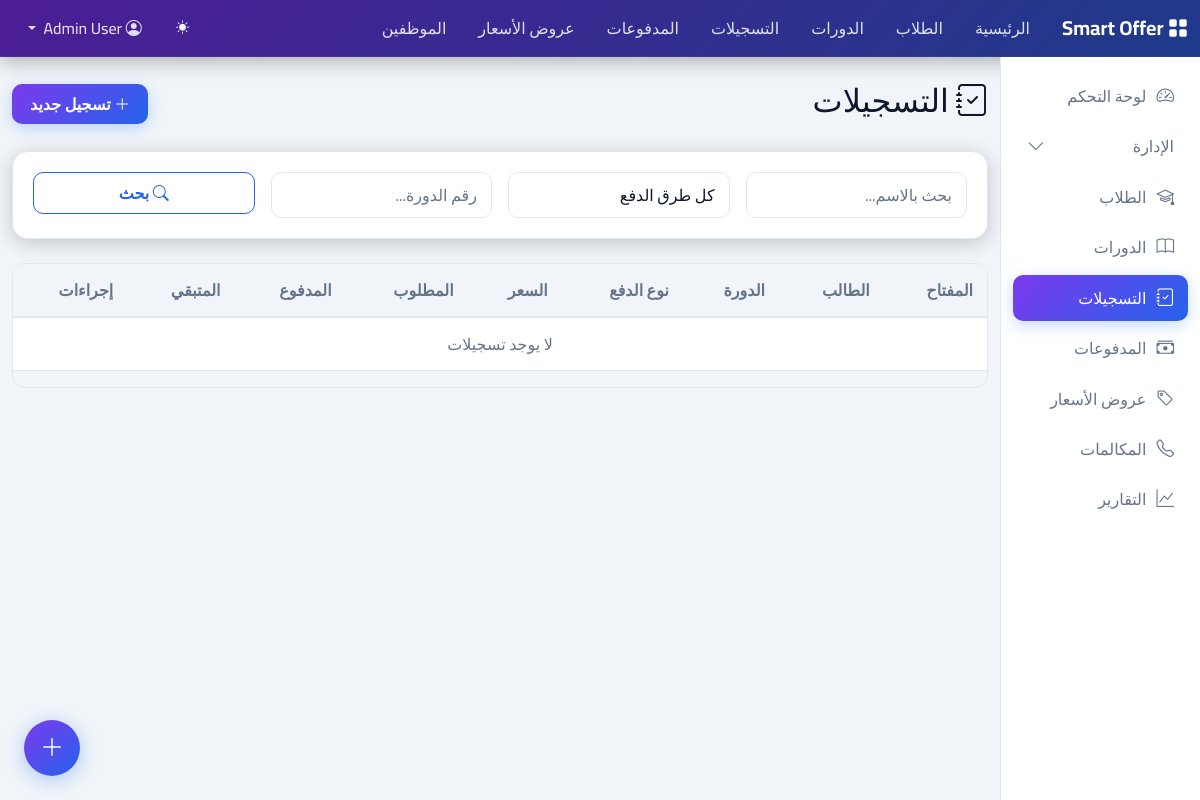
Page /registrations/ (signed in) on the earlier database version.
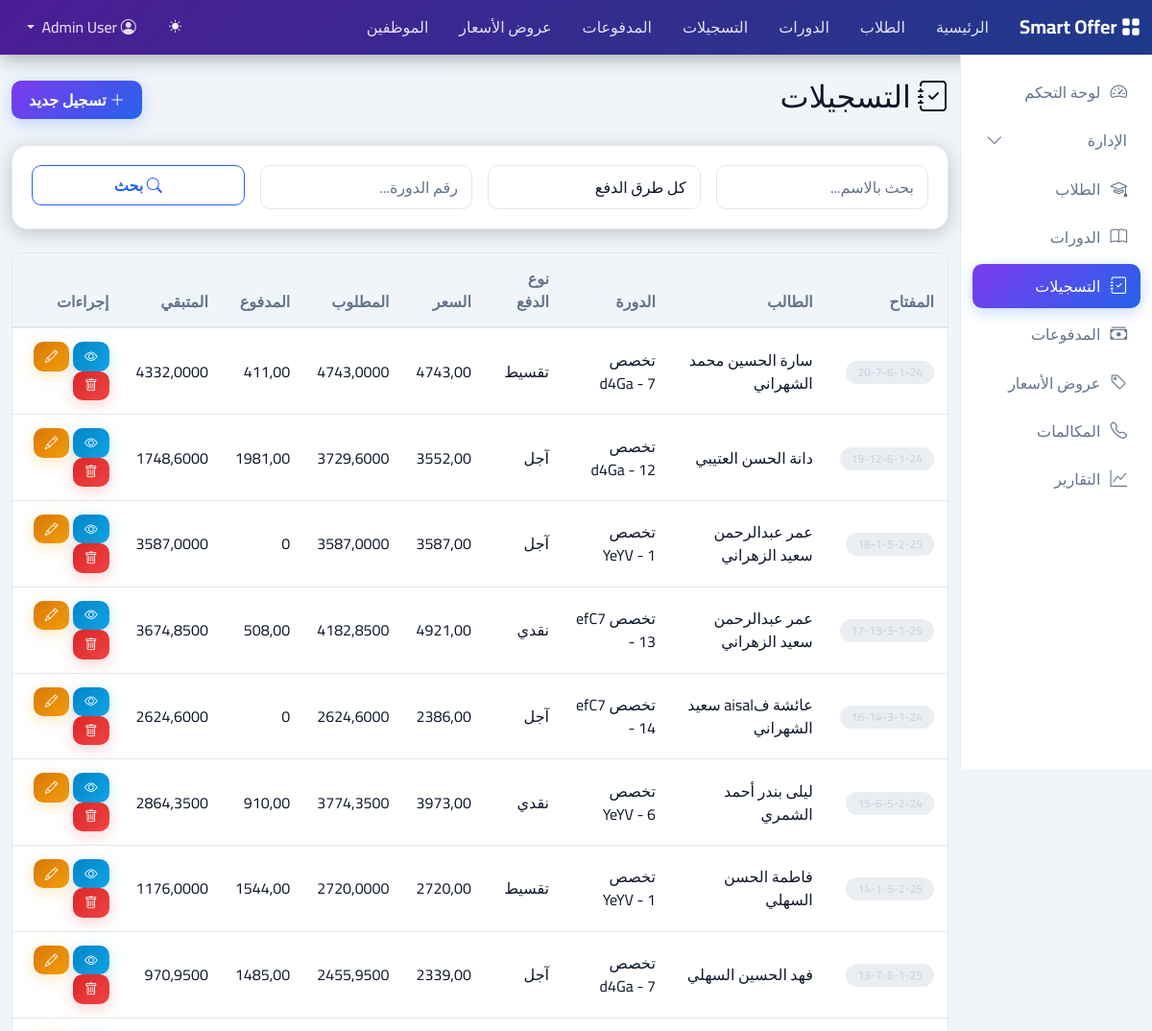
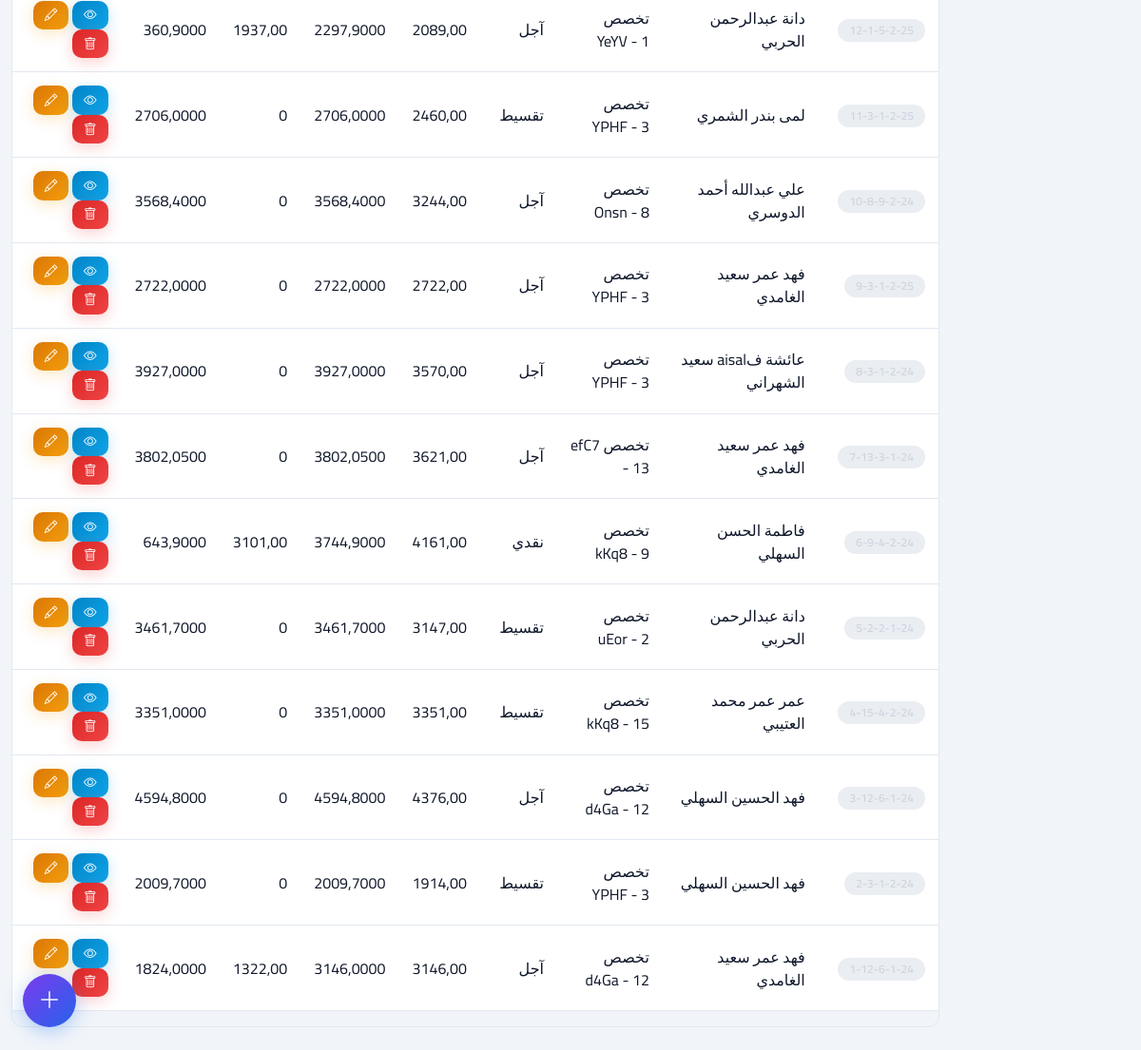
Same page on the later database version (2 pictures, top to bottom).
### registrations/models.py (models this page shows, shortened)
class Account(models.Model):
    PAYMENT_TYPE_CASH = 'نقدي'
    PAYMENT_TYPE_INSTALLMENT = 'تقسيط'
    PAYMENT_TYPE_CREDIT = 'آجل'
    PAYMENT_TYPE_CHOICES = [
        (PAYMENT_TYPE_CASH, 'نقدي'),
        (PAYMENT_TYPE_INSTALLMENT, 'تقسيط'),
        (PAYMENT_TYPE_CREDIT, 'آجل'),
    ]
    course = models.ForeignKey('courses.Course', on_delete=models.PROTECT, related_name='accounts', verbose_name='الدورة')
    student = models.ForeignKey('students.Student', on_delete=models.PROTECT, related_name='accounts', verbose_name='الطالب')
    code = models.PositiveIntegerField(db_index=True, verbose_name='الكود')
    register_date = models.DateTimeField(default=timezone.now, db_index=True, verbose_name='تاريخ التسجيل')
    course_payment_type = models.CharField(max_length=20, choices=PAYMENT_TYPE_CHOICES, default=PAYMENT_TYPE_CASH, db_index=True, verbose_name='نوع الدفع')
    course_price = models.DecimalField(max_digits=10, decimal_places=2, default=0, verbose_name='سعر الدورة')
    course_discount_amount = models.DecimalField(max_digits=10, decimal_places=2, default=0, verbose_name='قيمة الخصم')
    course_profit_amount = models.DecimalField(max_digits=10, decimal_places=2, default=0, verbose_name='نسبة الربح')
    course_credit_amount = models.DecimalField(max_digits=10, decimal_places=2, default=0, verbose_name='مبلغ الائتمان')
    note = models.TextField(blank=True, verbose_name='ملاحظات')
    last_person = models.ForeignKey('accounts.Person', on_delete=models.SET_NULL, null=True, blank=True, verbose_name='آخر تعديل')
    last_update = models.DateTimeField(auto_now=True, verbose_name='تاريخ التعديل')
    created_at = models.DateTimeField(auto_now_add=True)
    class Meta:
        verbose_name = 'تسجيل'
        verbose_name_plural = 'التسجيلات'
        ordering = ['-created_at']
        unique_together = ['course', 'code']
    def get_key_rtl(self):
        year_shortcut = str(self.register_date.year)[-2:]
        return f"{self.code}-{self.course.code}-{self.course.master.code}-{self.course.master.branch.code}-{year_shortcut}"
    def get_required_price(self):
        if self.course_payment_type == self.PAYMENT_TYPE_CASH:
            return self.course_price - (self.course_price * self.course_discount_amount / 100)
        else:
            return self.course_price + (self.course_price * self.course_profit_amount / 100)
    def get_paid_price(self):
        from finance.models import Payment
        return sum(
            (payment.amount_number for payment in self.payments.filter(type='ايرادات اساسية')),
            Decimal(0)
        )
    def get_remain_price(self):
        return self.get_required_price() - self.get_paid_price()

### courses/models.py (models this page shows, shortened)
class Course(models.Model):
    LEVEL_CHOICES = [
        ('مبتدئ', 'مبتدئ'),
        ('متوسط', 'متوسط'),
        ('متقدم', 'متقدم'),
        ('الكل', 'جميع المستويات'),
    ]
    master = models.ForeignKey(Master, on_delete=models.PROTECT, related_name='courses', verbose_name='التخصص')
    code = models.PositiveIntegerField(db_index=True, verbose_name='الكود')
    instructor = models.CharField(max_length=255, blank=True, db_index=True, verbose_name='المحاضر')
    company_name = models.CharField(max_length=255, blank=True, verbose_name='اسم الشركة')
    max_student_count = models.PositiveIntegerField(default=1, verbose_name='الحد الأقصى للطلاب')
    target_level = models.CharField(max_length=20, choices=LEVEL_CHOICES, default='الكل', db_index=True, verbose_name='المستوى المستهدف')
    start_date = models.DateField(null=True, blank=True, db_index=True, verbose_name='تاريخ البداية')
    end_date = models.DateField(null=True, blank=True, verbose_name='تاريخ النهاية')
    last_person = models.ForeignKey('accounts.Person', on_delete=models.SET_NULL, null=True, blank=True, verbose_name='آخر تعديل')
    last_update = models.DateTimeField(auto_now=True, verbose_name='تاريخ التعديل')
    created_at = models.DateTimeField(auto_now_add=True)
    class Meta:
        verbose_name = 'دورة'
        verbose_name_plural = 'الدورات'
        ordering = ['-created_at']
        unique_together = ['master', 'code']

class Master(models.Model):
    branch = models.ForeignKey('core.Branch', on_delete=models.PROTECT, related_name='masters', verbose_name='الفرع')
    master_category = models.ForeignKey('core.MasterCategory', on_delete=models.SET_NULL, null=True, blank=True, db_index=True, related_name='masters', verbose_name='التصنيف')
    code = models.PositiveIntegerField(db_index=True, verbose_name='الكود')
    name = models.CharField(max_length=255, db_index=True, verbose_name='اسم التخصص')
    period = models.CharField(max_length=100, blank=True, verbose_name='الفترة')
    last_person = models.ForeignKey('accounts.Person', on_delete=models.SET_NULL, null=True, blank=True, verbose_name='آخر تعديل')
    last_update = models.DateTimeField(auto_now=True, verbose_name='تاريخ التعديل')
    created_at = models.DateTimeField(auto_now_add=True)
    class Meta:
        verbose_name = 'تخصص'
        verbose_name_plural = 'التخصصات'
        ordering = ['-created_at']
        unique_together = ['branch', 'code']

### core/models.py (models this page shows, shortened)
class Branch(models.Model):
    company = models.ForeignKey(Company, on_delete=models.PROTECT, related_name='branches', verbose_name='الشركة')
    code = models.PositiveIntegerField(unique=True, verbose_name='الكود')
    name = models.CharField(max_length=255, verbose_name='اسم الفرع')
    sub_name = models.CharField(max_length=255, blank=True, verbose_name='الاسم الفرعي')
    address = models.TextField(blank=True, verbose_name='العنوان')
    phone1 = models.CharField(max_length=20, blank=True, verbose_name='التليفون 1')
    phone2 = models.CharField(max_length=20, blank=True, verbose_name='التليفون 2')
    postal_code = models.CharField(max_length=20, blank=True, verbose_name='الرقم البريدي')
    mobile = models.CharField(max_length=20, blank=True, verbose_name='المحمول')
    fax = models.CharField(max_length=20, blank=True, verbose_name='الفاكس')
    email = models.EmailField(blank=True, verbose_name='البريد الإلكتروني')
    website = models.URLField(blank=True, verbose_name='الموقع الإلكتروني')
    commercial_registration = models.CharField(max_length=50, blank=True, verbose_name='السجل التجاري')
    licence_code = models.CharField(max_length=50, blank=True, verbose_name='رقم الترخيص')
    tax_code = models.CharField(max_length=50, blank=True, verbose_name='الرقم الضريبي')
    logo = models.TextField(blank=True, verbose_name='الشعار (Base64)')
    created_at = models.DateTimeField(auto_now_add=True)
    updated_at = models.DateTimeField(auto_now=True)
    class Meta:
        verbose_name = 'فرع'
        verbose_name_plural = 'الفروع'
        ordering = ['code']

### students/models.py (models this page shows, shortened)
class Student(models.Model):
    LEVEL_CHOICES = [
        ('مبتدئ', 'مبتدئ'),
        ('متوسط', 'متوسط'),
        ('متقدم', 'متقدم'),
    ]
    CONTACT_CHOICES = [
        ('email', 'البريد الإلكتروني'),
        ('whatsapp', 'واتساب'),
        ('app', 'إشعار التطبيق'),
    ]
    contact = models.OneToOneField(Contact, on_delete=models.CASCADE, related_name='student', verbose_name='جهة الاتصال')
    level = models.CharField(max_length=20, choices=LEVEL_CHOICES, default='مبتدئ', db_index=True, verbose_name='المستوى')
    preferred_contact = models.CharField(max_length=20, choices=CONTACT_CHOICES, default='whatsapp', db_index=True, verbose_name='طريقة التواصل المفضلة')
    created_at = models.DateTimeField(auto_now_add=True)
    updated_at = models.DateTimeField(auto_now=True)
    class Meta:
        verbose_name = 'طالب'
        verbose_name_plural = 'الطلاب'
        ordering = ['-created_at']
    def get_full_name(self):
        return self.contact.get_full_name()

class Contact(models.Model):
    first_name = models.CharField(max_length=100, db_index=True, verbose_name='الاسم الأول')
    second_name = models.CharField(max_length=100, blank=True, verbose_name='الاسم الثاني')
    third_name = models.CharField(max_length=100, blank=True, verbose_name='الاسم الثالث')
    forth_name = models.CharField(max_length=100, db_index=True, verbose_name='الاسم الرابع')
    address = models.TextField(blank=True, verbose_name='العنوان')
    mobile = models.CharField(max_length=20, blank=True, db_index=True, verbose_name='المحمول')
    phone = models.CharField(max_length=20, blank=True, verbose_name='التليفون')
    nationality = models.CharField(max_length=100, blank=True, verbose_name='الجنسية')
    identity_number = models.CharField(max_length=50, blank=True, verbose_name='رقم الهوية')
    identity_location = models.CharField(max_length=255, blank=True, verbose_name='مكان إصدار الهوية')
    identity_start_date = models.DateField(null=True, blank=True, verbose_name='تاريخ إصدار الهوية')
    birth_date = models.DateField(null=True, blank=True, verbose_name='تاريخ الميلاد')
    birth_location = models.CharField(max_length=255, blank=True, verbose_name='مكان الميلاد')
    qualification = models.CharField(max_length=255, blank=True, verbose_name='المؤهل')
    photo = models.TextField(blank=True, verbose_name='الصورة (Base64)')
    created_at = models.DateTimeField(auto_now_add=True)
    updated_at = models.DateTimeField(auto_now=True)
    class Meta:
        verbose_name = 'جهة اتصال'
        verbose_name_plural = 'جهات الاتصال'
        ordering = ['-created_at']
    def get_full_name(self):
        names = [self.first_name, self.second_name, self.third_name, self.forth_name]
        return ' '.join(filter(None, names))

### finance/models.py (models this page shows, shortened)
class Payment(models.Model):
    PAYMENT_TYPE_MAIN = 'ايرادات اساسية'
    PAYMENT_TYPE_OTHER = 'ايرادات اخرى'
    PAYMENT_TYPE_CHOICES = [
        (PAYMENT_TYPE_MAIN, 'إيرادات أساسية'),
        (PAYMENT_TYPE_OTHER, 'إيرادات أخرى'),
    ]
    account = models.ForeignKey('registrations.Account', on_delete=models.PROTECT, related_name='payments', verbose_name='التسجيل')
    code = models.PositiveBigIntegerField(db_index=True, verbose_name='الكود')
    date = models.DateTimeField(default=timezone.now, db_index=True, verbose_name='التاريخ')
    amount_number = models.DecimalField(max_digits=10, decimal_places=2, verbose_name='المبلغ رقم')
    amount_string = models.CharField(max_length=500, blank=True, verbose_name='المبلغ حروف')
    type = models.CharField(max_length=50, choices=PAYMENT_TYPE_CHOICES, default=PAYMENT_TYPE_MAIN, db_index=True, verbose_name='النوع')
    payment_method = models.CharField(max_length=20, choices=PaymentMethod.choices, default=PaymentMethod.CASH, db_index=True, verbose_name='طريقة الدفع')
    payment_method_code = models.CharField(max_length=100, blank=True, verbose_name='كود الدفع')
    note = models.TextField(blank=True, verbose_name='ملاحظات')
    last_person = models.ForeignKey('accounts.Person', on_delete=models.SET_NULL, null=True, blank=True, verbose_name='آخر تعديل')
    last_update = models.DateTimeField(auto_now=True, verbose_name='تاريخ التعديل')
    created_at = models.DateTimeField(auto_now_add=True)
    class Meta:
        verbose_name = 'سند قبض'
        verbose_name_plural = 'سندات القبض'
        ordering = ['-created_at']

### registrations/views.py (the view)
# urls.py: path('registrations/', AccountListView.as_view(), name='registration-list'),
class AccountListView(LoginRequiredMixin, ListView):
    model = Account
    template_name = 'registrations/account_list.html'
    context_object_name = 'accounts'
    paginate_by = 20
    def get_queryset(self):
        queryset = Account.objects.select_related('student', 'course', 'course__master', 'last_person').all()
        search = self.request.GET.get('search')
        if search:
            queryset = queryset.filter(
                Q(student__contact__first_name__icontains=search) |
                Q(student__contact__forth_name__icontains=search)
            )
        course = self.request.GET.get('course')
        if course:
            queryset = queryset.filter(course_id=course)
        student = self.request.GET.get('student')
        if student:
            queryset = queryset.filter(student_id=student)
        payment_type = self.request.GET.get('payment_type')
        if payment_type:
            queryset = queryset.filter(course_payment_type=payment_type)
        return queryset

### accounts/models.py (called while the page is built)
    def get_full_name(self):
        return f"{self.first_name} {self.second_name} {self.third_name} {self.forth_name}".strip()

### registrations/templates/registrations/account_list.html (shortened to what this page needs)
{% extends 'base.html' %}
{% block content %}
<div class="d-flex justify-content-between align-items-center mb-4">
    <h2><i class="bi bi-journal-check"></i> التسجيلات</h2>
    <a href="{% url 'registration-create' %}" class="btn btn-primary"><i class="bi bi-plus-lg"></i> تسجيل جديد</a>
</div>
<div class="card mb-4">
    <div class="card-body">
        <form method="get" class="row g-3">
            <div class="col-md-3">
                <input type="text" name="search" class="form-control" placeholder="بحث بالاسم..." value="{{ request.GET.search|default:'' }}">
            </div>
            <div class="col-md-3">
                <select name="payment_type" class="form-select">
                    <option value="">كل طرق الدفع</option>
                </select>
            </div>
            <div class="col-md-3">
                <input type="text" name="course" class="form-control" placeholder="رقم الدورة..." value="{{ request.GET.course|default:'' }}">
            </div>
            <div class="col-md-3">
                <button type="submit" class="btn btn-outline-primary w-100"><i class="bi bi-search"></i> بحث</button>
            </div>
        </form>
    </div>
</div>
<div class="table-responsive">
    <table class="table table-hover align-middle">
        <thead class="table-light">
            <tr>
                <th>المفتاح</th>
                <th>الطالب</th>
                <th>الدورة</th>
                <th>نوع الدفع</th>
                <th>السعر</th>
                <th>المطلوب</th>
                <th>المدفوع</th>
                <th>المتبقي</th>
                <th class="text-start">إجراءات</th>
            </tr>
        </thead>
        <tbody>
            {% for account in accounts %}
            <tr>
                <td><span class="badge bg-secondary">{{ account.get_key_rtl }}</span></td>
                <td>{{ account.student.get_full_name }}</td>
                <td>{{ account.course.master.name }} - {{ account.course.code }}</td>
                <td>{{ account.course_payment_type }}</td>
                <td>{{ account.course_price }}</td>
                <td>{{ account.get_required_price }}</td>
                <td>{{ account.get_paid_price }}</td>
                <td>{{ account.get_remain_price }}</td>
                <td class="text-start">
                    <a href="{% url 'registration-detail' account.pk %}" class="btn btn-sm btn-info"><i class="bi bi-eye"></i></a>
                    <a href="{% url 'registration-update' account.pk %}" class="btn btn-sm btn-warning"><i class="bi bi-pencil"></i></a>
                    <a href="{% url 'registration-delete' account.pk %}" class="btn btn-sm btn-danger"><i class="bi bi-trash"></i></a>
                </td>
            </tr>
            {% empty %}
            <tr>
                <td colspan="9" class="text-center text-muted">لا يوجد تسجيلات</td>
            </tr>
            {% endfor %}
        </tbody>
    </table>
</div>
{% endblock %}

Differences in the rows shown:
added Account: get_key_rtl "20-7-6-1-24", student.get_full_name "سارة الحسين محمد الشهراني", course.master.name "تخصص d4Ga", course.code "7", course_payment_type "تقسيط", course_price "4743,00", get_required_price "4743,0000", get_paid_price "411,00", get_remain_price "4332,0000"
added Account: get_key_rtl "19-12-6-1-24", student.get_full_name "دانة الحسن العتيبي", course.master.name "تخصص d4Ga", course.code "12", course_payment_type "آجل", course_price "3552,00", get_required_price "3729,6000", get_paid_price "1981,00", get_remain_price "1748,6000"
added Account: get_key_rtl "18-1-5-2-25", student.get_full_name "عمر عبدالرحمن سعيد الزهراني", course.master.name "تخصص YeYV", course.code "1", course_payment_type "آجل", course_price "3587,00", get_required_price "3587,0000", get_paid_price "0", get_remain_price "3587,0000"
added Account: get_key_rtl "17-13-3-1-25", student.get_full_name "عمر عبدالرحمن سعيد الزهراني", course.master.name "تخصص efC7", course.code "13", course_payment_type "نقدي", course_price "4921,00", get_required_price "4182,8500", get_paid_price "508,00", get_remain_price "3674,8500"
added Account: get_key_rtl "16-14-3-1-24", student.get_full_name "عائشة فaisal سعيد الشهراني", course.master.name "تخصص efC7", course.code "14", course_payment_type "آجل", course_price "2386,00", get_required_price "2624,6000", get_paid_price "0", get_remain_price "2624,6000"
added Account: get_key_rtl "15-6-5-2-24", student.get_full_name "ليلى بندر أحمد الشمري", course.master.name "تخصص YeYV", course.code "6", course_payment_type "نقدي", course_price "3973,00", get_required_price "3774,3500", get_paid_price "910,00", get_remain_price "2864,3500"
added Account: get_key_rtl "14-1-5-2-25", student.get_full_name "فاطمة الحسن السهلي", course.master.name "تخصص YeYV", course.code "1", course_payment_type "تقسيط", course_price "2720,00", get_required_price "2720,0000", get_paid_price "1544,00", get_remain_price "1176,0000"
added Account: get_key_rtl "13-7-6-1-25", student.get_full_name "فهد الحسين السهلي", course.master.name "تخصص d4Ga", course.code "7", course_payment_type "آجل", course_price "2339,00", get_required_price "2455,9500", get_paid_price "1485,00", get_remain_price "970,9500"
added Account: get_key_rtl "12-1-5-2-25", student.get_full_name "دانة عبدالرحمن الحربي", course.master.name "تخصص YeYV", course.code "1", course_payment_type "آجل", course_price "2089,00", get_required_price "2297,9000", get_paid_price "1937,00", get_remain_price "360,9000"
added Account: get_key_rtl "11-3-1-2-25", student.get_full_name "لمى بندر الشمري", course.master.name "تخصص YPHF", course.code "3", course_payment_type "تقسيط", course_price "2460,00", get_required_price "2706,0000", get_paid_price "0", get_remain_price "2706,0000"
added Account: get_key_rtl "10-8-9-2-24", student.get_full_name "علي عبدالله أحمد الدوسري", course.master.name "تخصص Onsn", course.code "8", course_payment_type "آجل", course_price "3244,00", get_required_price "3568,4000", get_paid_price "0", get_remain_price "3568,4000"
added Account: get_key_rtl "9-3-1-2-25", student.get_full_name "فهد عمر سعيد الغامدي", course.master.name "تخصص YPHF", course.code "3", course_payment_type "آجل", course_price "2722,00", get_required_price "2722,0000", get_paid_price "0", get_remain_price "2722,0000"
added Account: get_key_rtl "8-3-1-2-24", student.get_full_name "عائشة فaisal سعيد الشهراني", course.master.name "تخصص YPHF", course.code "3", course_payment_type "آجل", course_price "3570,00", get_required_price "3927,0000", get_paid_price "0", get_remain_price "3927,0000"
added Account: get_key_rtl "7-13-3-1-24", student.get_full_name "فهد عمر سعيد الغامدي", course.master.name "تخصص efC7", course.code "13", course_payment_type "آجل", course_price "3621,00", get_required_price "3802,0500", get_paid_price "0", get_remain_price "3802,0500"
added Account: get_key_rtl "6-9-4-2-24", student.get_full_name "فاطمة الحسن السهلي", course.master.name "تخصص kKq8", course.code "9", course_payment_type "نقدي", course_price "4161,00", get_required_price "3744,9000", get_paid_price "3101,00", get_remain_price "643,9000"
added Account: get_key_rtl "5-2-2-1-24", student.get_full_name "دانة عبدالرحمن الحربي", course.master.name "تخصص uEor", course.code "2", course_payment_type "تقسيط", course_price "3147,00", get_required_price "3461,7000", get_paid_price "0", get_remain_price "3461,7000"
added Account: get_key_rtl "4-15-4-2-24", student.get_full_name "عمر عمر محمد العتيبي", course.master.name "تخصص kKq8", course.code "15", course_payment_type "تقسيط", course_price "3351,00", get_required_price "3351,0000", get_paid_price "0", get_remain_price "3351,0000"
added Account: get_key_rtl "3-12-6-1-24", student.get_full_name "فهد الحسين السهلي", course.master.name "تخصص d4Ga", course.code "12", course_payment_type "آجل", course_price "4376,00", get_required_price "4594,8000", get_paid_price "0", get_remain_price "4594,8000"
added Account: get_key_rtl "2-3-1-2-24", student.get_full_name "فهد الحسين السهلي", course.master.name "تخصص YPHF", course.code "3", course_payment_type "تقسيط", course_price "1914,00", get_required_price "2009,7000", get_paid_price "0", get_remain_price "2009,7000"
added Account: get_key_rtl "1-12-6-1-24", student.get_full_name "فهد عمر سعيد الغامدي", course.master.name "تخصص d4Ga", course.code "12", course_payment_type "آجل", course_price "3146,00", get_required_price "3146,0000", get_paid_price "1322,00", get_remain_price "1824,0000"
Other differences:
text no longer shown: "لا يوجد تسجيلات"
